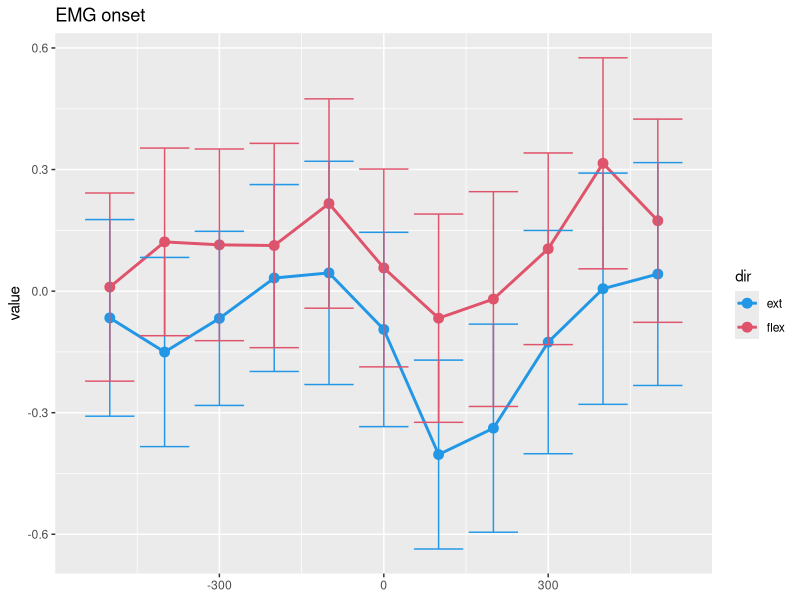
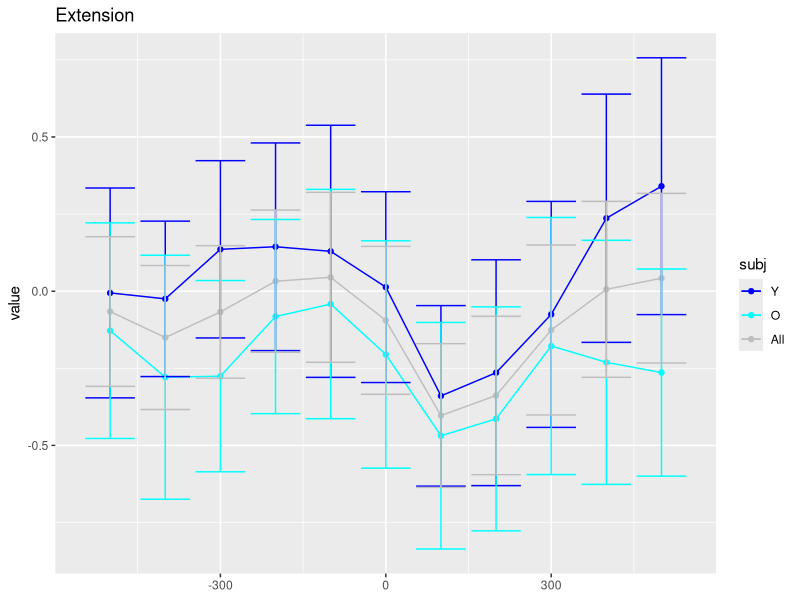
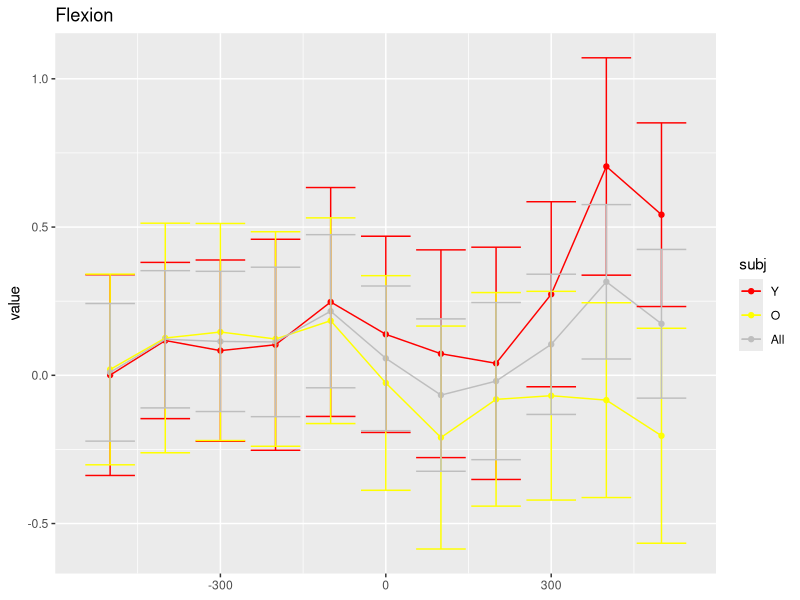
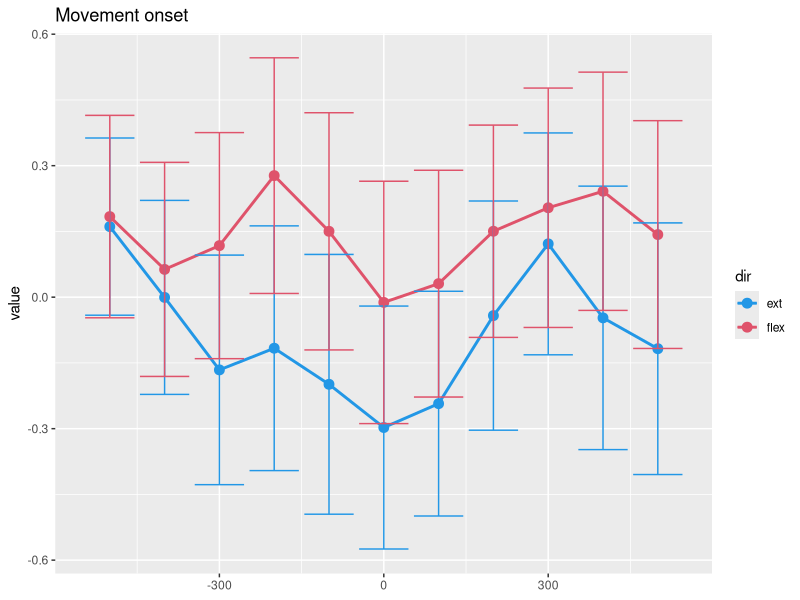
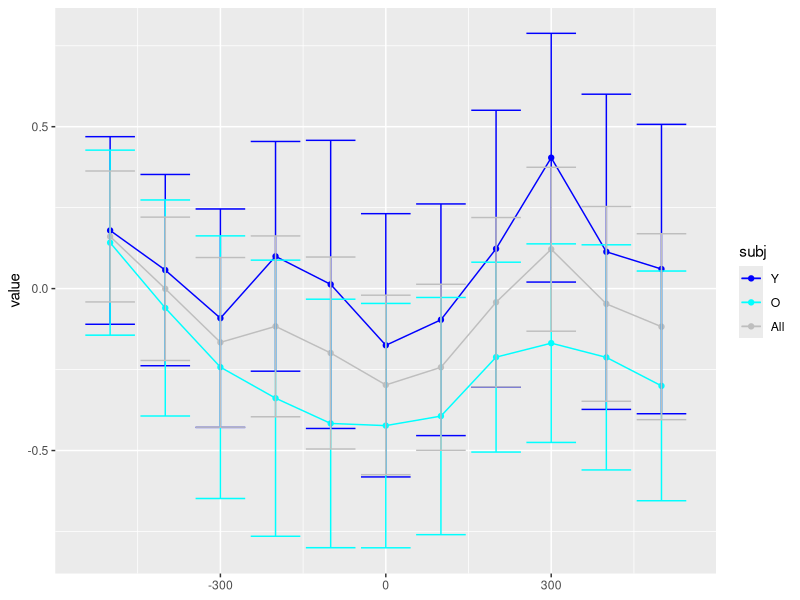
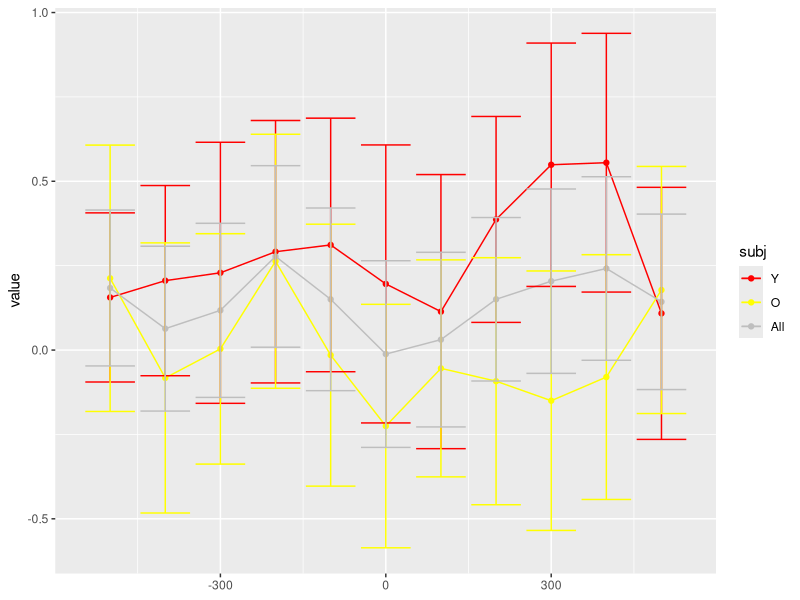
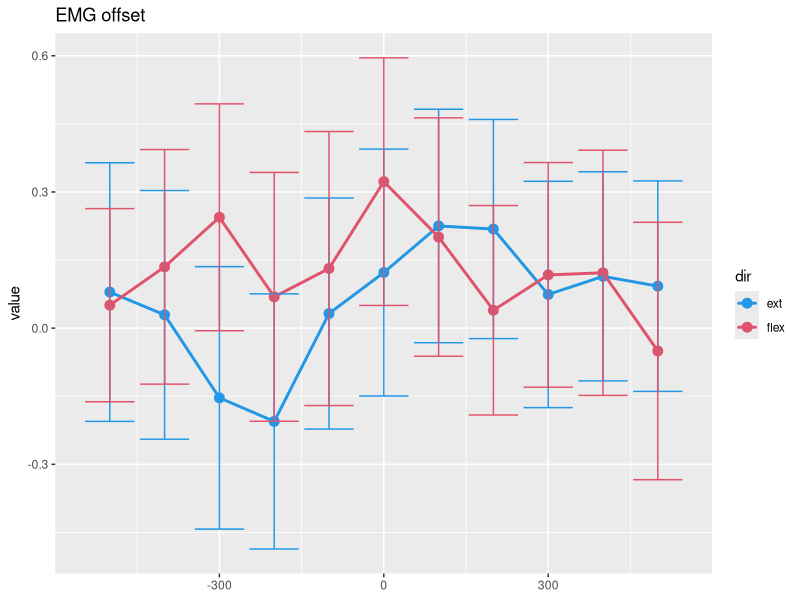
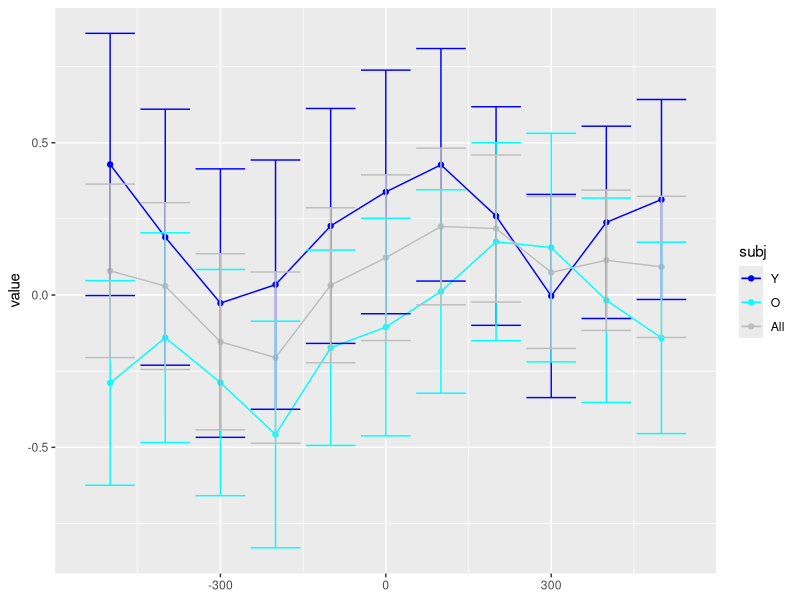

Write the R code that produced these figures, in order. (Note: this script raises an error after producing the figures.)
# Fig 4 and Supp Fig.1cdef

library(ggplot2)
library(readxl)
Zarea_EMGon <- read_excel("Datafile.xlsx",sheet = "ADVsize_Timecourse_EMGonset")
Zarea_Movon <- read_excel("Datafile.xlsx",sheet = "ADVsize_Timecourse_MoveOnset")
Zarea_EMGoff <- read_excel("Datafile.xlsx",sheet = "ADVsize_Timecourse_EMGoffset")
Zarea_Reton <- read_excel("Datafile.xlsx",sheet = "ADVsize_Timecourse_ReturnOn")

val <- as.matrix(Zarea_EMGon[,3:24])
All1 <- data.frame(
  value = colMeans(val),
  cint_p  = colMeans(val)+qnorm(0.975)*apply(val,2,sd)/sqrt(77),
  cint_m  = colMeans(val)-qnorm(0.975)*apply(val,2,sd)/sqrt(77),
  time = rep(c(-500,-400,-300,-200,-100,0,100,200,300,400,500),2),
  dir = factor(c(rep("ext",11),rep("flex",11)),levels=c("ext","flex"))
)

val_Y <- val[1:39,1:11]
val_O <- val[40:77,1:11]
Ind1e <- data.frame(
  value = c(colMeans(val_Y),colMeans(val_O),colMeans(val[,1:11])),
  cint_p  = c(colMeans(val_Y)+qnorm(0.975)*apply(val_Y,2,sd)/sqrt(39),colMeans(val_O)+qnorm(0.975)*apply(val_O,2,sd)/sqrt(38),colMeans(val[,1:11])+qnorm(0.975)*apply(val[,1:11],2,sd)/sqrt(77)),
  cint_m  = c(colMeans(val_Y)-qnorm(0.975)*apply(val_Y,2,sd)/sqrt(39),colMeans(val_O)-qnorm(0.975)*apply(val_O,2,sd)/sqrt(38),colMeans(val[,1:11])-qnorm(0.975)*apply(val[,1:11],2,sd)/sqrt(77)),
  time = rep(c(-500,-400,-300,-200,-100,0,100,200,300,400,500),3),
  subj = factor(c(rep("Y",11),rep("O",11),rep("All",11)),levels=c("Y","O","All"))
)

val_Y <- val[1:39,12:22]
val_O <- val[40:77,12:22]
Ind1f <- data.frame(
  value = c(colMeans(val_Y),colMeans(val_O),colMeans(val[,12:22])),
  cint_p  = c(colMeans(val_Y)+qnorm(0.975)*apply(val_Y,2,sd)/sqrt(39),colMeans(val_O)+qnorm(0.975)*apply(val_O,2,sd)/sqrt(38),colMeans(val[,12:22])+qnorm(0.975)*apply(val[,12:22],2,sd)/sqrt(77)),
  cint_m  = c(colMeans(val_Y)-qnorm(0.975)*apply(val_Y,2,sd)/sqrt(39),colMeans(val_O)-qnorm(0.975)*apply(val_O,2,sd)/sqrt(38),colMeans(val[,12:22])-qnorm(0.975)*apply(val[,12:22],2,sd)/sqrt(77)),
  time = rep(c(-500,-400,-300,-200,-100,0,100,200,300,400,500),3),
  subj = factor(c(rep("Y",11),rep("O",11),rep("All",11)),levels=c("Y","O","All"))
)

val <- as.matrix(Zarea_Movon[,3:24])
All2 <- data.frame(
  value = colMeans(val),
  cint_p  = colMeans(val)+qnorm(0.975)*apply(val,2,sd)/sqrt(77),
  cint_m  = colMeans(val)-qnorm(0.975)*apply(val,2,sd)/sqrt(77),
  time = rep(c(-500,-400,-300,-200,-100,0,100,200,300,400,500),2),
  dir = factor(c(rep("ext",11),rep("flex",11)),levels=c("ext","flex"))
)

val_Y <- val[1:39,1:11]
val_O <- val[40:77,1:11]
Ind2e <- data.frame(
  value = c(colMeans(val_Y),colMeans(val_O),colMeans(val[,1:11])),
  cint_p  = c(colMeans(val_Y)+qnorm(0.975)*apply(val_Y,2,sd)/sqrt(39),colMeans(val_O)+qnorm(0.975)*apply(val_O,2,sd)/sqrt(38),colMeans(val[,1:11])+qnorm(0.975)*apply(val[,1:11],2,sd)/sqrt(77)),
  cint_m  = c(colMeans(val_Y)-qnorm(0.975)*apply(val_Y,2,sd)/sqrt(39),colMeans(val_O)-qnorm(0.975)*apply(val_O,2,sd)/sqrt(38),colMeans(val[,1:11])-qnorm(0.975)*apply(val[,1:11],2,sd)/sqrt(77)),
  time = rep(c(-500,-400,-300,-200,-100,0,100,200,300,400,500),3),
  subj = factor(c(rep("Y",11),rep("O",11),rep("All",11)),levels=c("Y","O","All"))
)

val_Y <- val[1:39,12:22]
val_O <- val[40:77,12:22]
Ind2f <- data.frame(
  value = c(colMeans(val_Y),colMeans(val_O),colMeans(val[,12:22])),
  cint_p  = c(colMeans(val_Y)+qnorm(0.975)*apply(val_Y,2,sd)/sqrt(39),colMeans(val_O)+qnorm(0.975)*apply(val_O,2,sd)/sqrt(38),colMeans(val[,12:22])+qnorm(0.975)*apply(val[,12:22],2,sd)/sqrt(77)),
  cint_m  = c(colMeans(val_Y)-qnorm(0.975)*apply(val_Y,2,sd)/sqrt(39),colMeans(val_O)-qnorm(0.975)*apply(val_O,2,sd)/sqrt(38),colMeans(val[,12:22])-qnorm(0.975)*apply(val[,12:22],2,sd)/sqrt(77)),
  time = rep(c(-500,-400,-300,-200,-100,0,100,200,300,400,500),3),
  subj = factor(c(rep("Y",11),rep("O",11),rep("All",11)),levels=c("Y","O","All"))
)

val <- as.matrix(Zarea_EMGoff[,3:24])
All3 <- data.frame(
  value = colMeans(val),
  cint_p  = colMeans(val)+qnorm(0.975)*apply(val,2,sd)/sqrt(76),
  cint_m  = colMeans(val)-qnorm(0.975)*apply(val,2,sd)/sqrt(76),
  time = rep(c(-500,-400,-300,-200,-100,0,100,200,300,400,500),2),
  dir = factor(c(rep("ext",11),rep("flex",11)),levels=c("ext","flex"))
)

val_Y <- val[1:39,1:11]
val_O <- val[40:76,1:11]
Ind3e <- data.frame(
  value = c(colMeans(val_Y),colMeans(val_O),colMeans(val[,1:11])),
  cint_p  = c(colMeans(val_Y)+qnorm(0.975)*apply(val_Y,2,sd)/sqrt(39),colMeans(val_O)+qnorm(0.975)*apply(val_O,2,sd)/sqrt(37),colMeans(val[,1:11])+qnorm(0.975)*apply(val[,1:11],2,sd)/sqrt(76)),
  cint_m  = c(colMeans(val_Y)-qnorm(0.975)*apply(val_Y,2,sd)/sqrt(39),colMeans(val_O)-qnorm(0.975)*apply(val_O,2,sd)/sqrt(37),colMeans(val[,1:11])-qnorm(0.975)*apply(val[,1:11],2,sd)/sqrt(76)),
  time = rep(c(-500,-400,-300,-200,-100,0,100,200,300,400,500),3),
  subj = factor(c(rep("Y",11),rep("O",11),rep("All",11)),levels=c("Y","O","All"))
)

val_Y <- val[1:39,12:22]
val_O <- val[40:76,12:22]
Ind3f <- data.frame(
  value = c(colMeans(val_Y),colMeans(val_O),colMeans(val[,12:22])),
  cint_p  = c(colMeans(val_Y)+qnorm(0.975)*apply(val_Y,2,sd)/sqrt(39),colMeans(val_O)+qnorm(0.975)*apply(val_O,2,sd)/sqrt(37),colMeans(val[,12:22])+qnorm(0.975)*apply(val[,12:22],2,sd)/sqrt(76)),
  cint_m  = c(colMeans(val_Y)-qnorm(0.975)*apply(val_Y,2,sd)/sqrt(39),colMeans(val_O)-qnorm(0.975)*apply(val_O,2,sd)/sqrt(37),colMeans(val[,12:22])-qnorm(0.975)*apply(val[,12:22],2,sd)/sqrt(76)),
  time = rep(c(-500,-400,-300,-200,-100,0,100,200,300,400,500),3),
  subj = factor(c(rep("Y",11),rep("O",11),rep("All",11)),levels=c("Y","O","All"))
)

val <- as.matrix(Zarea_Reton[,3:24])
All4 <- data.frame(
  value = colMeans(val),
  cint_p  = colMeans(val)+qnorm(0.975)*apply(val,2,sd)/sqrt(77),
  cint_m  = colMeans(val)-qnorm(0.975)*apply(val,2,sd)/sqrt(77),
  time = rep(c(-500,-400,-300,-200,-100,0,100,200,300,400,500),2),
  dir = factor(c(rep("ext",11),rep("flex",11)),levels=c("ext","flex"))
)

val_Y <- val[1:39,1:11]
val_O <- val[40:77,1:11]
Ind4e <- data.frame(
  value = c(colMeans(val_Y),colMeans(val_O),colMeans(val[,1:11])),
  cint_p  = c(colMeans(val_Y)+qnorm(0.975)*apply(val_Y,2,sd)/sqrt(39),colMeans(val_O)+qnorm(0.975)*apply(val_O,2,sd)/sqrt(38),colMeans(val[,1:11])+qnorm(0.975)*apply(val[,1:11],2,sd)/sqrt(77)),
  cint_m  = c(colMeans(val_Y)-qnorm(0.975)*apply(val_Y,2,sd)/sqrt(39),colMeans(val_O)-qnorm(0.975)*apply(val_O,2,sd)/sqrt(38),colMeans(val[,1:11])-qnorm(0.975)*apply(val[,1:11],2,sd)/sqrt(77)),
  time = rep(c(-500,-400,-300,-200,-100,0,100,200,300,400,500),3),
  subj = factor(c(rep("Y",11),rep("O",11),rep("All",11)),levels=c("Y","O","All"))
)

val_Y <- val[1:39,12:22]
val_O <- val[40:77,12:22]
Ind4f <- data.frame(
  value = c(colMeans(val_Y),colMeans(val_O),colMeans(val[,12:22])),
  cint_p  = c(colMeans(val_Y)+qnorm(0.975)*apply(val_Y,2,sd)/sqrt(39),colMeans(val_O)+qnorm(0.975)*apply(val_O,2,sd)/sqrt(38),colMeans(val[,12:22])+qnorm(0.975)*apply(val[,12:22],2,sd)/sqrt(77)),
  cint_m  = c(colMeans(val_Y)-qnorm(0.975)*apply(val_Y,2,sd)/sqrt(39),colMeans(val_O)-qnorm(0.975)*apply(val_O,2,sd)/sqrt(38),colMeans(val[,12:22])-qnorm(0.975)*apply(val[,12:22],2,sd)/sqrt(77)),
  time = rep(c(-500,-400,-300,-200,-100,0,100,200,300,400,500),3),
  subj = factor(c(rep("Y",11),rep("O",11),rep("All",11)),levels=c("Y","O","All"))
)


p1 = ggplot(All1,aes(x=time, y=value, color=dir))+
  geom_point(size=3)+
  geom_line(size=1)+ggtitle("EMG onset")+
  geom_errorbar(aes(ymin=cint_m,ymax=cint_p))+
  scale_color_manual(values=c(4,2))+
  theme(axis.title.x = element_blank())

p1e = ggplot(Ind1e,aes(x=time, y=value, color=subj))+
    geom_point(size=1.5)+
    geom_line()+ggtitle("Extension")+
    geom_errorbar(aes(ymin=cint_m,ymax=cint_p))+
    scale_color_manual(values=c("blue","cyan","gray"))+
  theme(axis.title.x = element_blank())
  
p1f = ggplot(Ind1f,aes(x=time, y=value, color=subj))+
  geom_point(size=1.5)+
  geom_line()+ggtitle("Flexion")+
  geom_errorbar(aes(ymin=cint_m,ymax=cint_p))+
  scale_color_manual(values=c("red","yellow","gray"))+
  theme(axis.title.x = element_blank())

p2 = ggplot(All2,aes(x=time, y=value, color=dir))+
  geom_point(size=3)+
  geom_line(size=1)+ggtitle("Movement onset")+
  geom_errorbar(aes(ymin=cint_m,ymax=cint_p))+
  scale_color_manual(values=c(4,2))+
  theme(axis.title.x = element_blank())

p2e = ggplot(Ind2e,aes(x=time, y=value, color=subj))+
  geom_point(size=1.5)+
  geom_line()+
  geom_errorbar(aes(ymin=cint_m,ymax=cint_p))+
  scale_color_manual(values=c("blue","cyan","gray"))+
  theme(axis.title.x = element_blank())

p2f = ggplot(Ind2f,aes(x=time, y=value, color=subj))+
  geom_point(size=1.5)+
  geom_line()+
  geom_errorbar(aes(ymin=cint_m,ymax=cint_p))+
  scale_color_manual(values=c("red","yellow","gray"))+
  theme(axis.title.x = element_blank())

p3 = ggplot(All3,aes(x=time, y=value, color=dir))+
  geom_point(size=3)+
  geom_line(size=1)+ggtitle("EMG offset")+
  geom_errorbar(aes(ymin=cint_m,ymax=cint_p))+
  scale_color_manual(values=c(4,2))+
  theme(axis.title.x = element_blank())

p3e = ggplot(Ind3e,aes(x=time, y=value, color=subj))+
  geom_point(size=1.5)+
  geom_line()+
  geom_errorbar(aes(ymin=cint_m,ymax=cint_p))+
  scale_color_manual(values=c("blue","cyan","gray"))+
  theme(axis.title.x = element_blank())

p3f = ggplot(Ind3f,aes(x=time, y=value, color=subj))+
  geom_point(size=1.5)+
  geom_line()+
  geom_errorbar(aes(ymin=cint_m,ymax=cint_p))+
  scale_color_manual(values=c("red","yellow","gray"))+
  theme(axis.title.x = element_blank())

p4 = ggplot(All4,aes(x=time, y=value, color=dir))+
  geom_point(size=3)+
  geom_line(size=1)+ggtitle("Return onset")+
  geom_errorbar(aes(ymin=cint_m,ymax=cint_p))+
  scale_color_manual(values=c(4,2))+
  theme(axis.title.x = element_blank())

p4e = ggplot(Ind4e,aes(x=time, y=value, color=subj))+
  geom_point(size=1.5)+
  geom_line()+
  geom_errorbar(aes(ymin=cint_m,ymax=cint_p))+
  scale_color_manual(values=c("blue","cyan","gray"))+
  theme(axis.title.x = element_blank())

p4f = ggplot(Ind4f,aes(x=time, y=value, color=subj))+
  geom_point(size=1.5)+
  geom_line()+
  geom_errorbar(aes(ymin=cint_m,ymax=cint_p))+
  scale_color_manual(values=c("red","yellow","gray"))+
  theme(axis.title.x = element_blank())

(p1|p1e|p1f)/(p2|p2e|p2f)/(p3|p3e|p3f)/(p4|p4e|p4f)
